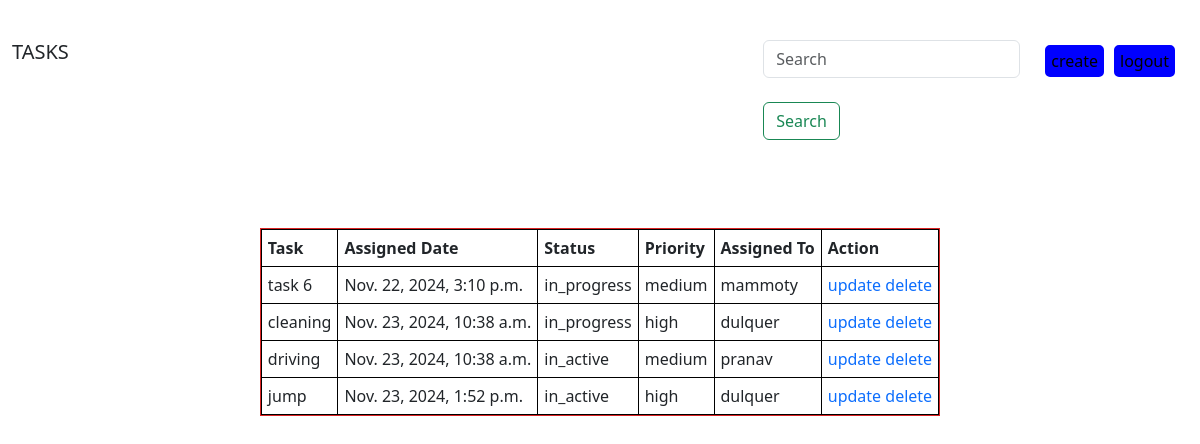
Screenshot of / (signed in) with the database file from the repository.
### main/models.py (models this page shows, shortened)
class project(models.Model):
    status_choice=(
        ('blocked','blocked'),
        ('in_active','in_active'),
        ('in_progress','in_progress')
    )
    priority_choice=(
        ('low','low'),
        ('medium','medium'),
        ('high','high')
    )
    task=models.CharField(max_length=200)
    date=models.DateTimeField(auto_now_add=True)
    status=models.CharField(max_length=35,choices=status_choice,default='in_progress')
    priority=models.CharField(max_length=35,choices=priority_choice,default='medium')
    assigned_To=models.ForeignKey(employee,on_delete=models.CASCADE)

class employee(models.Model):
    name=models.CharField(max_length=100)
    age=models.IntegerField()
    place=models.CharField(max_length=100)
    def __str__(self):
        return self.name

### main/views.py (the view)
# urls.py: path('',v.home,name='home'),
@login_required(login_url='/login/')
def home(request):
    if 'search_data' in request.GET:
        search=request.GET['search_data']
        data=project.objects.filter(Q(task__icontains =search) | Q(assigned_To__name__icontains=search) | Q(status__icontains=search) | Q(priority__icontains=search))
    else:
        data=project.objects.prefetch_related('assigned_To')
    return render(request,'home.html',{'data':data})

### main/templates/home.html (shortened to what this page needs)
{% load static %}
{% include "boot.html" %}
<!DOCTYPE html>
<html lang="en">
<head>
    <link rel="stylesheet" href="{% static "style/style.css" %}">
</head>
<body>
<nav class='container-fluid d-flex justify-content-between  '>
    <div>
        <h5 class="font-weight-bold">TASKS</h5></div>
    <div class="icon">
        <div class='search_form' >
            <form  method='GET' class="form-inline src">
              <input class="form-control mr-sm-2" name='search_data' type="search" placeholder="Search" aria-label="Search"><br>
              <button class="btn btn-outline-success my-2 my-sm-0" type="submit">Search</button>
            </form>
        </div>
        <a href="{% url "create" %}"><div class='create_icon'>create</div></a>
        <a href="{% url "logout" %}"><div class='icon log_text'>logout</div></a>
        <option value=""></option>
    </div>
</nav>
<div class='d-flex justify-content-center'>
     <table class='m-5 d-flex'>
        <tr>
            <th >Task</th>
            <th>Assigned Date</th>
            <th>Status</th>
            <th>Priority</th>
            <th>Assigned To</th>
            <th>Action</th>
        </tr>
        {% for data in data %}
        <tr>
            <td>{{data.task}}</td>
            <td>{{data.date}}</td>
            <td>{{data.status}}</td>
            <td>{{data.priority}}</td>
            <td>{{data.assigned_To}}</td>
            <td><a class" upd" href="{% url "update" data.id %}">update</a>
            <a class="dlt" href="{% url "delete" data.id %}">delete</a></td>
        </tr>
        {% endfor %}
     </table>
</div>
</body>
</html>

### main/templates/boot.html (shortened to what this page needs)
{% load static %}
<!DOCTYPE html>
<html lang="en">
<head>
    <link href="https://cdn.jsdelivr.net/npm/bootstrap@5.3.3/dist/css/bootstrap.min.css" rel="stylesheet">
</head>
<body>
</body>
</html>

### main/static/style/style.css (style rules this page uses)
table { border: 1px solid rgb(218, 35, 35); }
th,td { padding: 6px; border: 1px solid black; }
.icon { display: flex; }
.create_icon { border: 2px solid blue; padding: 2px; padding-left: 4px; padding-right: 4px; border-radius: 5px; color: black; background-color:blue ; margin: 5px; }
.log_text { border: 2px solid blue; padding: 2px; padding-left: 4px; padding-right: 4px; border-radius: 5px; color: black; background-color:blue ; margin: 5px; margin-right:9px ; }
.search_form { margin-right: 20px; }
a { text-decoration: none; }
nav { margin: 40px; }

### rows the page displays
project: task "task 6", date "Nov. 22, 2024, 3:10 p.m.", status "in_progress", priority "medium", assigned_To "mammoty"
project: task "cleaning", date "Nov. 23, 2024, 10:38 a.m.", status "in_progress", priority "high", assigned_To "dulquer"
project: task "driving", date "Nov. 23, 2024, 10:38 a.m.", status "in_active", priority "medium", assigned_To "pranav"
project: task "jump", date "Nov. 23, 2024, 1:52 p.m.", status "in_active", priority "high", assigned_To "dulquer"
